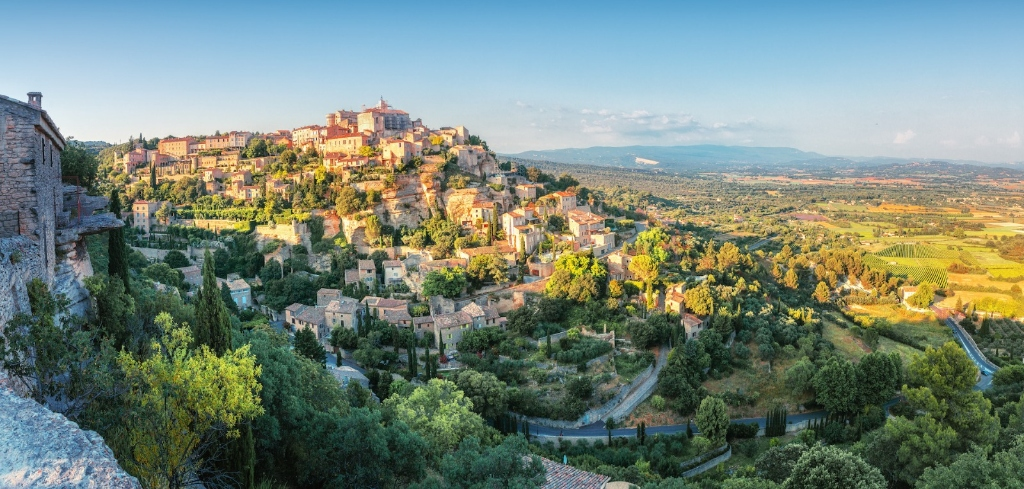
#> input picture presentation/town.jpg, 1024 x 489 px
$ python crop_image.py
#> lines starting #> are read from the running program, lines starting #| are printed output that depends on the picture
from PIL import Image

# Open the panoramic town image
img = Image.open("town.jpg")
#> img is the input picture: PIL image 1024x489 RGB; mean R, G, B 118.6, 133.6, 122.1
width, height = img.size
#> width = 1024; height = 489

# The town of Gordes is on the left side of the panoramic image.
# We crop a portrait region: from x = 100 to x = 500 (width = 400)
# This gives an aspect ratio of 400:489 (~ 1:1.22), which fits beautifully.
# If we want it even narrower and taller: x = 100 to x = 450 (width = 350)
crop_box = (100, 0, 450, height)
#> crop_box = (100, 0, 450, 489)
cropped_img = img.crop(crop_box)
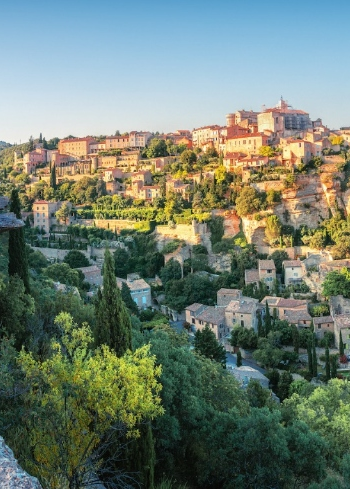
#> cropped_img: PIL image 350x489 RGB; mean R, G, B 111.5, 125.9, 112.9

# Save the vertical version
cropped_img.save("town_vertical.jpg")
print("Cropped image successfully.")

$ run again, with presentation/screen.jpg copied over presentation/town.jpg
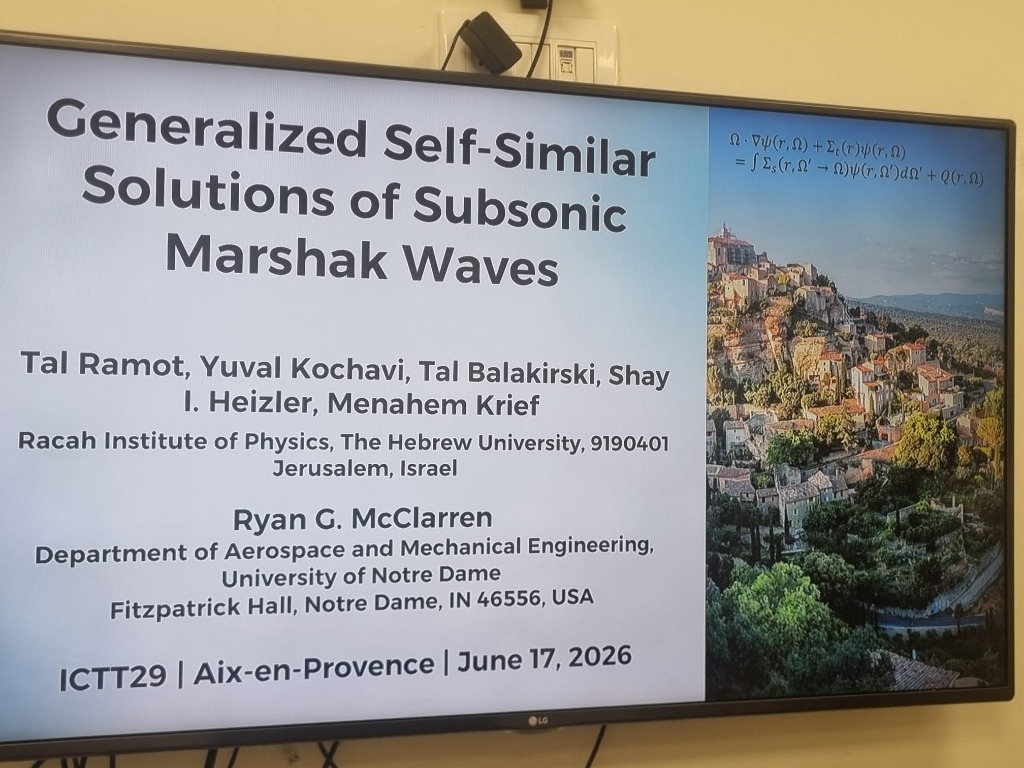
#> input picture presentation/screen.jpg, 1024 x 768 px
#> img is the input picture: PIL image 1024x768 RGB; mean R, G, B 153.4, 151.9, 149.4
#> `cropped_img = img.crop(crop_box)`:
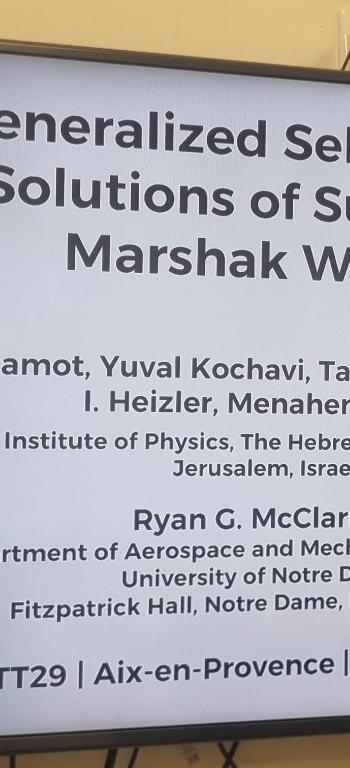
#> cropped_img: PIL image 350x768 RGB; mean R, G, B 176.2, 175.1, 179.8
